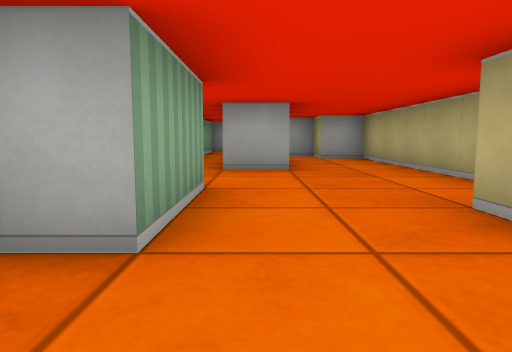
view 1 (above)

14 first-person views from a walk through a cub3D maze. The camera is about half as high as the walls, tilts 6° down and sees 70° across. The floor is counted in squares. Each view is taken from the middle of a square. On the plan, view 1 faces up. The plan holds only what a view shows up to about 9 squares ahead; the rest is blank.

view 2
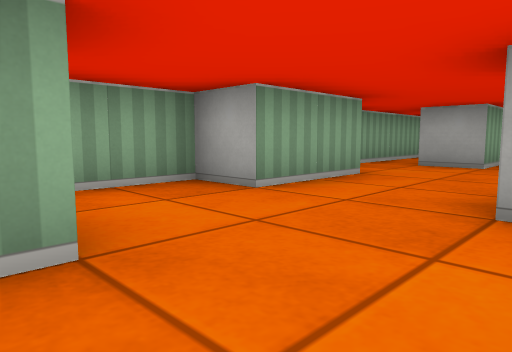

view 3
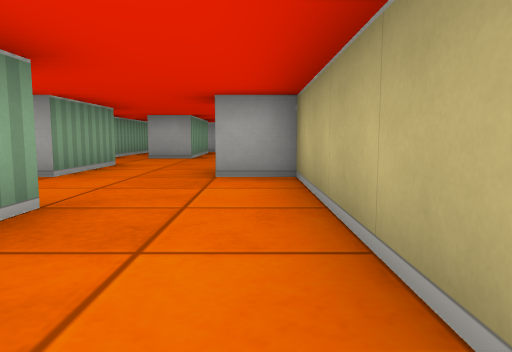

view 4
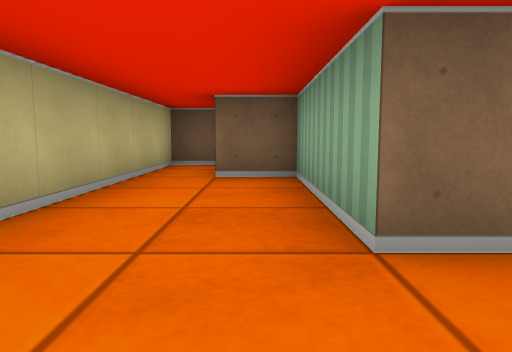

view 5
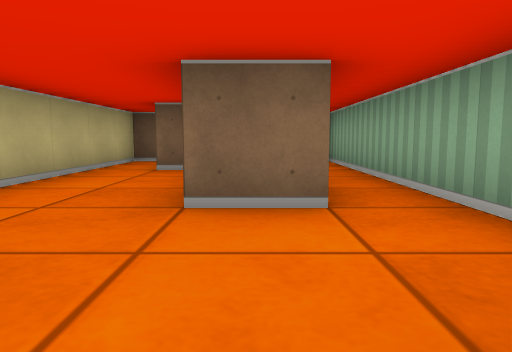

view 6
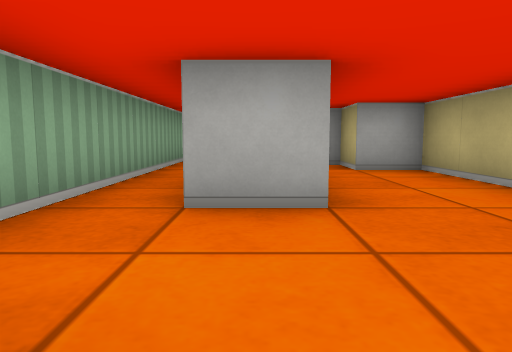

view 7
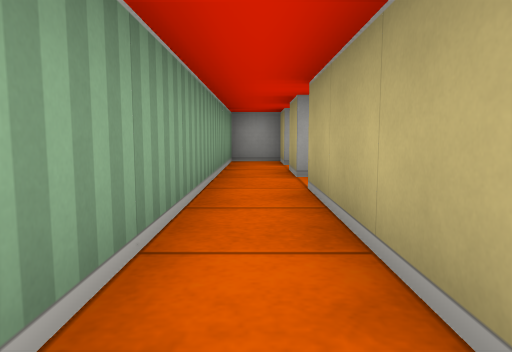

view 8
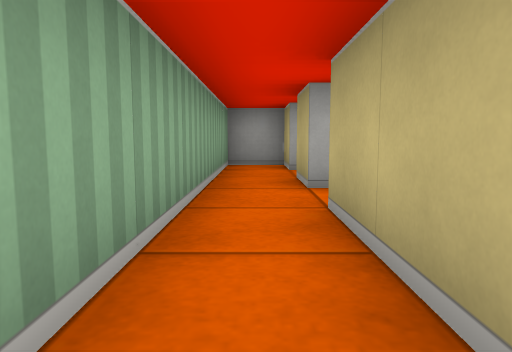

view 9
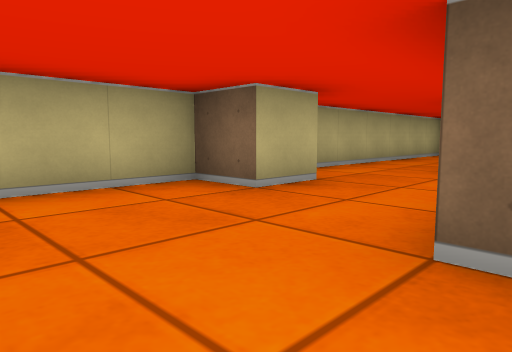

view 10
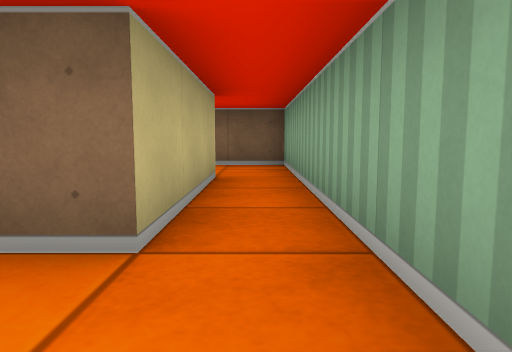

view 11
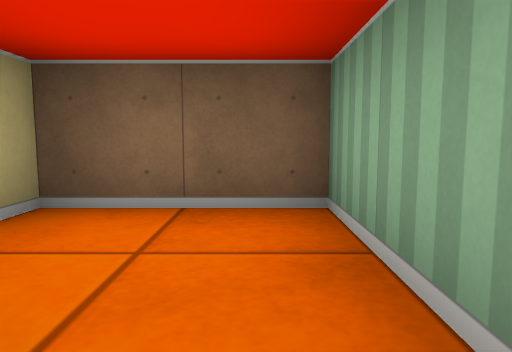

view 12
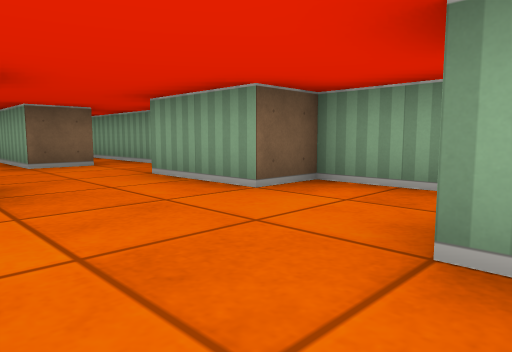

view 13
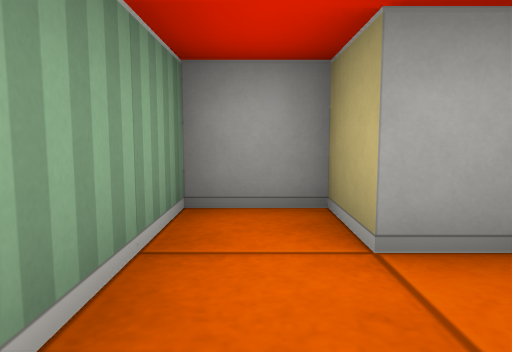

view 14
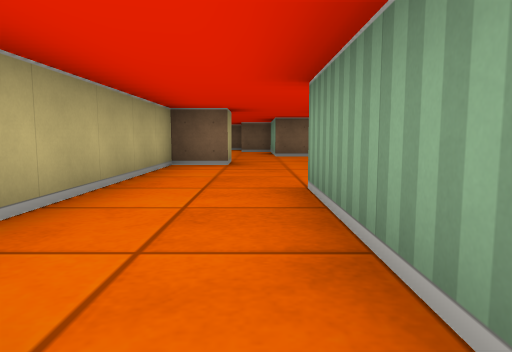

### Floor plan
Ten units are one square. View 1 is at (0, 0); x grows to the right and y downward. Boxes are objects, and circles mark ways between rooms. Rooms are numbered by the first view taken in them; rooms with no view inside come last. Other rooms are left out.
<svg viewBox="-20 -130 50 190">
<path fill="none" stroke="#000" d="M5 -84 5 -55 -5 -55 -5 -85M-5 5 5 5 5 35 15 35M-5 -95 -5 -105M1 -115 -5 -115 -5 -125 -15 -125 -15 -35 -5 -35 -5 -15 -15 -15 -15 5M16 55 25 55 25 -15 15 -15 15 -25 25 -25 25 -85 15 -85 15 -95M-5 35 -5 5M-15 5 -15 55 5 55 5 50"/>
<circle cx="-10" cy="10" r="3" fill="#2a7"/>
<text x="10" y="-40">1</text>
<text x="-10" y="30">2</text>
</svg>
Room 1 opens to room 2.

Where each view was taken, in squares from view 1:
view 1: 0 up, 0 right, facing up
view 2: 1 down, 2 right, facing up-left
view 3: 3 down, 2 right, facing up
view 4: 1 up, 1 right, facing down
view 5: 2 up, 0 right, facing down
view 6: 3 up, 0 right, facing up
view 7: 5 up, 1 left, facing up
view 8: 6 up, 1 left, facing up
view 9: 5 up, 1 left, facing down-right
view 10: 1 up, 1 left, facing down
view 11: 3 down, 1 left, facing down
view 12: 6 up, 2 right, facing down-left
view 13: 10 up, 1 left, facing up
view 14: 9 up, 1 right, facing down
